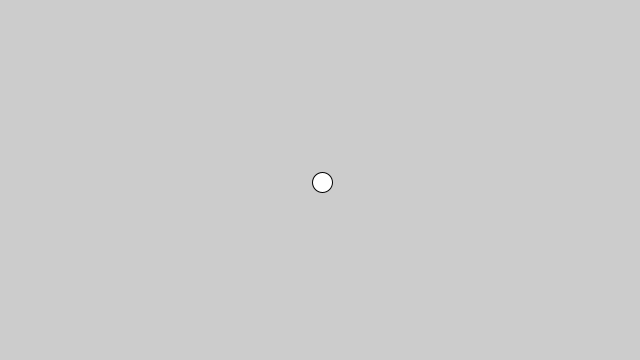
Frame 1 (no input)
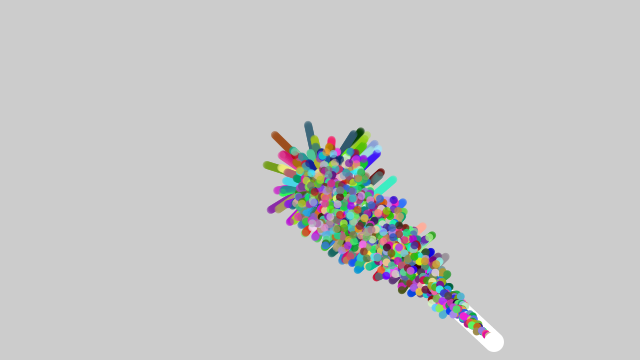
Frame 60 (the mouse pressed at the canvas centre just before this capture)
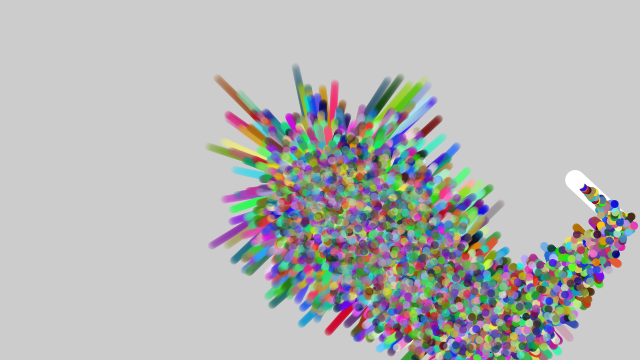
Frame 120 (the mouse held since frame 60 and released just before this capture)

The Processing sketch that drew these frames (run headless with seeded random() and noise(); from frame 60 on, the mouse is pressed at the canvas centre):

// Processing sketch: v3
// ── v3.pde
/**
 * Multiple Particle Systems
 * by Daniel Shiffman.
 *
 * Click the mouse to generate a burst of particles
 * at mouse position.
 *
 * Each burst is one instance of a particle system
 * with Particles and CrazyParticles (a subclass of Particle). 
 * Note use of Inheritance and Polymorphism.
 */
Object obj;
//ArrayList<ParticleSystem> systems;

void setup() {
  size(640, 360);
  //systems = new ArrayList<ParticleSystem>();
  obj = new Object(width/2, height/2);
}

void draw() {
  //background(0);
  //for (ParticleSystem ps : systems) {
  //  ps.run();
  //  ps.addParticle();
  //}
  obj.update();
  obj.movement();
  obj.display();
}

void mousePressed() {
  //systems.add(new ParticleSystem(1, new PVector(mouseX, mouseY)));
}

// ── object.pde
class Object {
  ArrayList<ParticleSystem> systems;
  PVector objLocation, objSpeed;
  float size=20;
  ParticleSystem ps;
  Object(float objx, float objy ) {
    objLocation =new PVector(0, 0);
    objSpeed =new PVector(2.9, 2.7);
    
    systems = new ArrayList<ParticleSystem>();
    objLocation.x=objx;
    objLocation.y=objy;
  }

  void display() {
    fill(255);
    ellipse(objLocation.x, objLocation.y, size, size);
  
    
  }

  void movement() {
    objLocation.add(objSpeed);

    if (objLocation.x>width-size||objLocation.x<size) {
      objSpeed.x*=-1;
    }
    if (objLocation.y>height-size||objLocation.y<size) {
      objSpeed.y*=-1;
    }
  }
  
  void update(){
   for (ParticleSystem ps : systems) {
    ps.run();
    ps.addParticle();
  }
  systems.add(new ParticleSystem(1, new PVector(objLocation.x, objLocation.y)));
  }
}

// ── particle.pde
// A simple Particle class

class Particle {
  PVector position;
  PVector velocity;
  
  float lifespan;
  int r,g,b;

  Particle(PVector l) {
    
    velocity = new PVector(random(-1, 1), random(-1,1));
    position = l.copy();
    lifespan = 255.0;
    r=int(random(255));
     g=int(random(255));
    b=int(random(255));
  }

  void run() {
    update();
    display();
  }

  // Method to update position
  void update() {
    
    position.add(velocity);
    lifespan -= 2.0;
  }

  // Method to display
  void display() {
    //stroke(255, lifespan);
    noStroke();
    fill(r,g,b, lifespan);
    ellipse(position.x, position.y, 8, 8);
  }

  // Is the particle still useful?
  boolean isDead() {
    return (lifespan < 0.0);
  }
}

// ── particle_system.pde
// An ArrayList is used to manage the list of Particles

class ParticleSystem {

  ArrayList<Particle> particles;    // An arraylist for all the particles
  PVector origin;                   // An origin point for where particles are birthed

  ParticleSystem(int num, PVector v) {
    particles = new ArrayList<Particle>();   // Initialize the arraylist
    origin = v.copy();                        // Store the origin point
    for (int i = 0; i < num; i++) {
      particles.add(new Particle(origin));    // Add "num" amount of particles to the arraylist
    }
  }


  void run() {
    // Cycle through the ArrayList backwards, because we are deleting while iterating
    for (int i = particles.size()-1; i >= 0; i--) {
      Particle p = particles.get(i);
      p.run();
      if (p.isDead()) {
        particles.remove(i);
      }
    }
  }

  void addParticle() {
    Particle p;
    // Add either a Particle or CrazyParticle to the system
    if (int(random(0, 2)) == 0) {
      p = new Particle(origin);
    } 
    else {
      p = new Particle(origin);
    }
    particles.add(p);
  }

  void addParticle(Particle p) {
    particles.add(p);
  }

  // A method to test if the particle system still has particles
  boolean dead() {
    return particles.isEmpty();
  }
}
